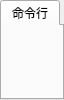
      <widget class="QTabWidget" name="tabWidget">
       <property name="sizePolicy">
        <sizepolicy hsizetype="Preferred" vsizetype="Expanding">
         <horstretch>0</horstretch>
         <verstretch>0</verstretch>
        </sizepolicy>
       </property>
       <property name="minimumSize">
        <size>
         <width>0</width>
         <height>0</height>
        </size>
       </property>
       <property name="maximumSize">
        <size>
         <width>150</width>
         <height>16777215</height>
        </size>
       </property>
       <property name="currentIndex">
        <number>0</number>
       </property>
       <widget class="QWidget" name="tab_3">
        <attribute name="title">
         <string>命令行</string>
        </attribute>
        <widget class="QPushButton" name="btnRun">
         <property name="geometry">
          <rect>
           <x>290</x>
           <y>50</y>
           <width>81</width>
           <height>51</height>
          </rect>
         </property>
         <property name="text">
          <string>run</string>
         </property>
        </widget>
        <widget class="QPushButton" name="btnTmp">
         <property name="geometry">
          <rect>
           <x>350</x>
           <y>150</y>
           <width>75</width>
           <height>23</height>
          </rect>
         </property>
         <property name="text">
          <string>tmp</string>
         </property>
        </widget>
        <widget class="QPushButton" name="btnTmp2">
         <property name="geometry">
          <rect>
           <x>350</x>
           <y>190</y>
           <width>75</width>
           <height>23</height>
          </rect>
         </property>
         <property name="text">
          <string>tmp2</string>
         </property>
        </widget>
        <widget class="QListWidget" name="listWidget">
         <property name="geometry">
          <rect>
           <x>-120</x>
           <y>160</y>
           <width>262</width>
           <height>73</height>
          </rect>
         </property>
         <property name="sizePolicy">
          <sizepolicy hsizetype="Preferred" vsizetype="Preferred">
           <horstretch>0</horstretch>
           <verstretch>0</verstretch>
          </sizepolicy>
         </property>
         <property name="maximumSize">
          <size>
           <width>16777215</width>
           <height>99</height>
          </size>
         </property>
         <property name="toolTip">
          <string>右键添加起始网页链接列表</string>
         </property>
        </widget>
       </widget>
      </widget>
